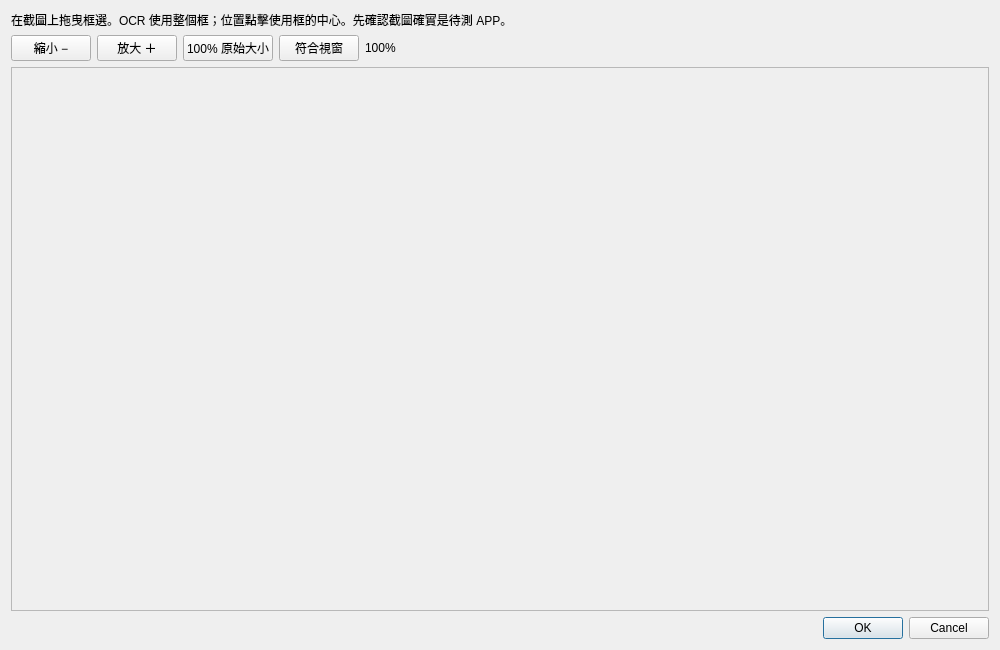
<?xml version="1.0" encoding="UTF-8"?>
<ui version="4.0"><class>RegionDialog</class><widget class="QDialog" name="RegionDialog">
 <property name="geometry"><rect><x>0</x><y>0</y><width>1000</width><height>650</height></rect></property>
 <property name="windowTitle"><string>框選待測區域</string></property>
 <layout class="QVBoxLayout" name="layout" stretch="0,0,1,0">
  <item><widget class="QLabel" name="hintLabel"><property name="text"><string>在截圖上拖曳框選。OCR 使用整個框；位置點擊使用框的中心。先確認截圖確實是待測 APP。</string></property><property name="wordWrap"><bool>true</bool></property></widget></item>
  <item><layout class="QHBoxLayout" name="zoomLayout">
   <item><widget class="QPushButton" name="zoomOutButton"><property name="text"><string>縮小 −</string></property></widget></item>
   <item><widget class="QPushButton" name="zoomInButton"><property name="text"><string>放大 ＋</string></property></widget></item>
   <item><widget class="QPushButton" name="actualButton"><property name="text"><string>100% 原始大小</string></property></widget></item>
   <item><widget class="QPushButton" name="fitButton"><property name="text"><string>符合視窗</string></property></widget></item>
   <item><widget class="QLabel" name="zoomLabel"><property name="text"><string>100%</string></property></widget></item>
   <item><spacer name="zoomSpacer"><property name="orientation"><enum>Qt::Horizontal</enum></property><property name="sizeHint" stdset="0"><size><width>40</width><height>20</height></size></property></spacer></item>
  </layout></item>
  <item><widget class="QScrollArea" name="imageScroll"><property name="widgetResizable"><bool>false</bool></property><property name="alignment"><set>Qt::AlignCenter</set></property></widget></item>
  <item><widget class="QDialogButtonBox" name="buttonBox"><property name="standardButtons"><set>QDialogButtonBox::Cancel|QDialogButtonBox::Ok</set></property></widget></item>
 </layout>
</widget><resources/><connections>
 <connection><sender>buttonBox</sender><signal>accepted()</signal><receiver>RegionDialog</receiver><slot>accept()</slot></connection>
 <connection><sender>buttonBox</sender><signal>rejected()</signal><receiver>RegionDialog</receiver><slot>reject()</slot></connection>
</connections></ui>
